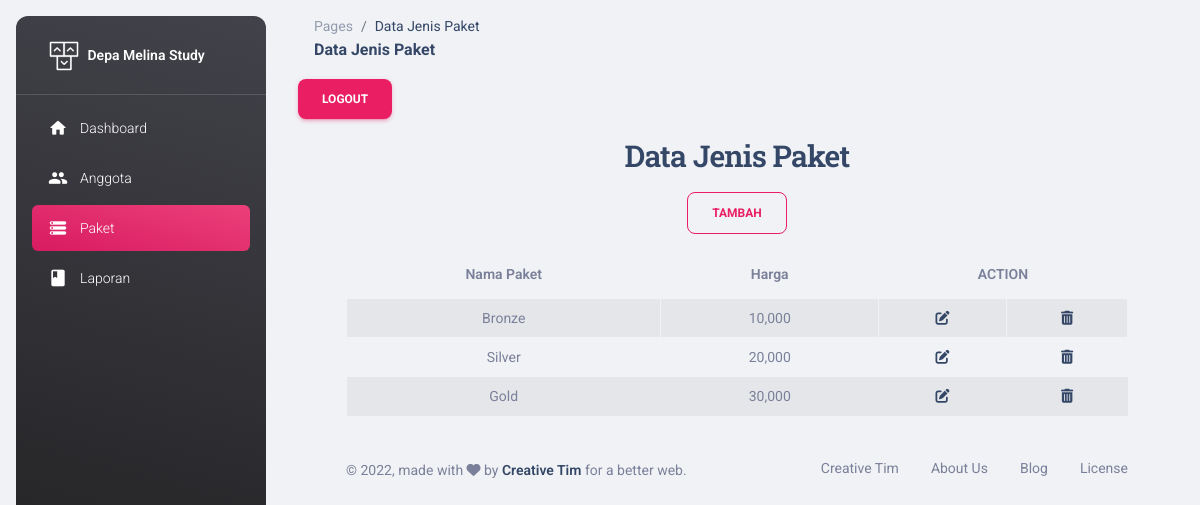
/view/add_paket.php (signed in), run on the app's committed database.
### tables this page shows
CREATE TABLE `tbl_jenis_paket` (
  `id_paket` int(11) NOT NULL,
  `nama_paket` varchar(20) NOT NULL,
  `harga` int(11) NOT NULL
);

### controller/Kursus.php (called while the page is built, shortened)
<?php
    include '../model/Kursus_model.php';
    class Kursus{
        public $model;
        function __construct()
        {
            $db = new Database();
            $conn = $db->DBConnect();
            $this->model = new Kursus_model($conn);
        }
        function index2(){
                if(!empty($_SESSION)){
                    $kursus = $this->model->tampil_data2();
                    return $kursus;
                }else{
                }
        }
     }
?>

### model/Kursus_model.php (called while the page is built, shortened)
<?php
class Kursus_model {
    protected $db;
    function __construct($db){
        $this->db = $db;
    }
    function tampil_data2()
    {
        $row = $this->db->prepare("SELECT * from tbl_jenis_paket");
        $row->execute();
        return $hasil = $row->fetchAll();
    }
}
?>

### view/add_paket.php (the view, shortened to what this page needs)
<?php
include '../controller/Kursus.php';
$ctrl = new Kursus();
$hasil = $ctrl->index2();
?>
<!DOCTYPE html>
    <html>
        <?php include "../template/head.php"?>
    <body class="g-sidenav-show  bg-gray-200">
        <?php include "../template/sidebar4.php" ?>
            <main class="main-content position-relative max-height-vh-100 h-100 border-radius-lg ">
        <?php include "../template/navbar3.php" ?>
    <div class="container-fluid py-1">
    <a href="#" role="button" class="btn btn-primary" data-bs-toggle="modal" data-bs-target="#logout">Logout</a>
            <div class="section-title text-center">
                <h3>Data Jenis Paket</h3>
                </div>
            <div class="container text-center">
        <div class="container-fluid">
          <a href="#" class="btn btn-outline-primary" data-bs-toggle="modal" data-bs-target="#tambah">Tambah</a>
           <div class="table-responsive p-0">
            <table class="table table-striped table-bordered table-hover small text-center">
                 <thead class="thead-dark">
                    <th scope="col">Nama Paket</th>
                    <th scope="col">Harga</th>
                    <th colspan="2">ACTION</th>
                  </thead>
        <?php
        foreach ($hasil as $isi) {
        ?>
            <tr class="table-striped">
            <td><?php echo $isi['nama_paket'];?></td>
            <td><?php echo number_format($isi['harga']);?></td>
            <td><a href="#" onclick="return ubah_paket(`<?= $isi['id_paket'];?>`,`<?= $isi['nama_paket'];?>`,`<?= $isi['harga'];?>`)"><i class="fas fa-edit"></i></a></td>
            <td><a href="#" onclick="return hapus(`<?= $isi['id_paket'];?>`,`<?= $isi['nama_paket'];?>`)"><i class="fas fa-trash-alt"></i></a></td>
            </tr>
            <?php
            }
?>
</table>
</div>
</div>
<?php include "../template/footer.php" ?>
	</div>
  </main>
</body>
</html>

### data on the page
tbl_jenis_paket: nama_paket "Bronze", harga "10,000"
tbl_jenis_paket: nama_paket "Silver", harga "20,000"
tbl_jenis_paket: nama_paket "Gold", harga "30,000"
